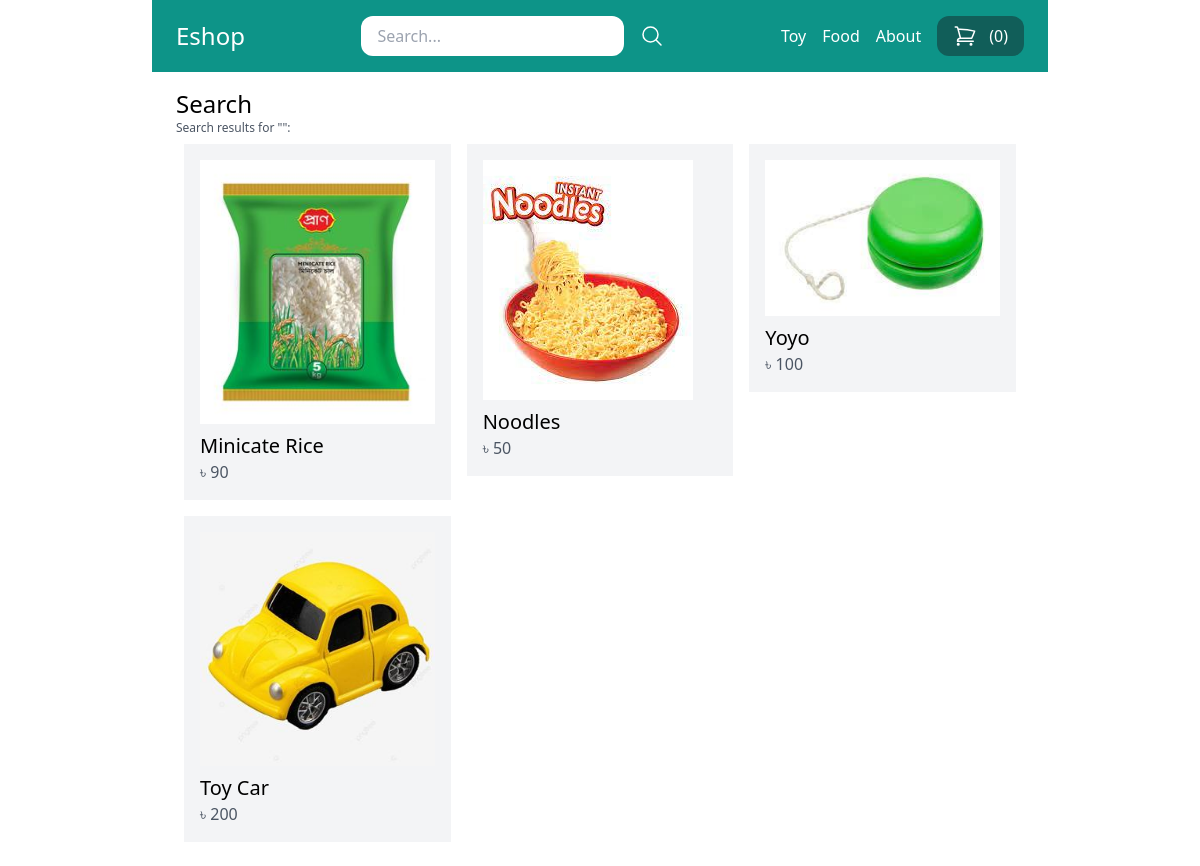
The app's page /search/ with its own data.
### store/models.py (models this page shows, shortened)
class Category(models.Model):
	title = models.CharField(max_length=50)
	slug = models.SlugField(max_length=50)
	class Meta:
		verbose_name_plural = 'Categories'

class Product(models.Model):
	DRAFT = 'draft'
	WAITING_APPROVAL = 'waitingapproval'
	ACTIVE = 'active'
	DELETED = 'deleted'
	STATUS_CHOICES = {
		(DRAFT, 'Draft'),
		(WAITING_APPROVAL, 'Waiting approval'),
		(ACTIVE, 'Active'),
		(DELETED, 'Deleted'),
	}
	user = models.ForeignKey(User, related_name='products', on_delete=models.CASCADE)
	category = models.ForeignKey(Category, related_name='products', on_delete=models.CASCADE)
	title = models.CharField(max_length=50)
	slug = models.SlugField(max_length=50)
	description = models.TextField(blank=True)
	price = models.IntegerField()
	image = models.ImageField(upload_to='uploads/product_images', blank=True, null=True)
	thumbnail = models.ImageField(upload_to='uploads/product_images/thumbnail', blank=True, null=True)
	created_at = models.DateTimeField(auto_now_add=True)
	updated_at = models.DateTimeField(auto_now=True)
	status = models.CharField(max_length=50, choices=STATUS_CHOICES, default=ACTIVE)
	class Meta:
		ordering = ('-created_at',)
	def get_thumbnail(self):
		if self.thumbnail:
			return self.thumbnail.url

### store/views.py (the view)
# urls.py: path('search/', views.search, name='search'),
def search(request):
	query = request.GET.get('query', '')
	products = Product.objects.filter(status=Product.ACTIVE).filter(Q(title__icontains=query) | Q(slug__icontains=query))
	return render(request, 'store/search.html', {
		'query' : query,
		'products' : products,
		})

### store/cart.py (called while the page is built)
    def __len__(self):
        return sum(item['quantity'] for item in self.cart.values())

### store/context_processors.py (called while the page is built)
def cart(request):
	return {'cart' : Cart(request)}

### store/templatetags/menu.py (called while the page is built)
@register.inclusion_tag('core/menu.html')
def menu():
	categories = Category.objects.all()
	return {'categories' : categories}

### store/templates/store/search.html (shortened to what this page needs)
{% extends 'core/base.html' %}
{% block content %}
<h1 class="text-2xl">Search</h1>
<h2 class="text-xs text-gray-600">Search results for "{{ query }}":</h2>
{% if products %}
{% include 'store/partials/products.html' %}
{% else %}
<p>No matching results</p>
{% endif %}
{% endblock %}

### core/templates/core/menu.html
{% for category in categories %}
	<a href="{% url 'category_detail' category.slug %}" class="text-white">{{ category.title }}</a>
{% endfor %}
<a href="{% url 'about' %}" class="text-white">About</a>

### store/templates/store/partials/products.html
<div class="flex flex-wrap">
	{% for product in products %}
	<div class="product w-1/3 p-2">
		<div class="p-4 bg-gray-100">
			<a href="{%  url 'product_detail' product.category.slug product.slug %}">
			<div class="image mb-2">
				<img src="{{ product.get_thumbnail }}" alt="Image of {{ product.title }}">
			</div>
			<h2 class="text-xl">{{ product.title }}</h2>
			<p class="text-s text-gray-600">৳ {{ product.price }} </p>
			</a>
		</div>
	</div>
	{% endfor %}
</div>

### records on screen
Category: title "Toy"
Category: title "Food"
Product: get_thumbnail (picture), title "Minicate Rice", price "90"
Product: get_thumbnail (picture), title "Noodles", price "50"
Product: get_thumbnail (picture), title "Yoyo", price "100"
Product: get_thumbnail (picture), title "Toy Car", price "200"

### other values on screen
{{ cart|length }} "0"
